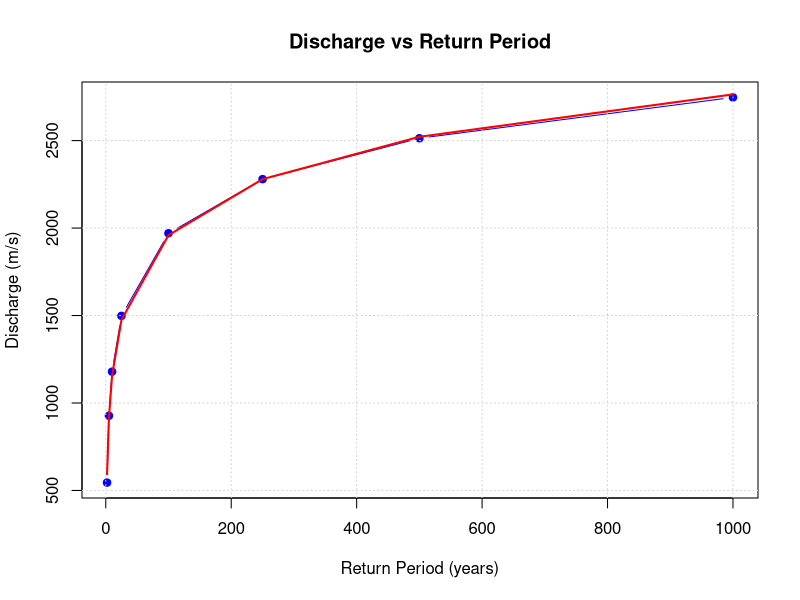

Source code (R):
return_period <- c(2, 5, 10, 25, 100, 250, 500, 1000)
discharge <- c(545, 927, 1179, 1498, 1970.2, 2279.66, 2513.32, 2746.82)
data <- data.frame(Return_Period = return_period, Discharge = discharge)
print(data)
plot(data$Return_Period, data$Discharge, type = "b", col = "blue", pch = 19,
     xlab = "Return Period (years)", ylab = "Discharge (m/s)",
     main = "Discharge vs Return Period")
grid()
model <- lm(Discharge ~ log(Return_Period), data = data)
lines(data$Return_Period, predict(model, data), col = "red", lwd = 2)
summary(model)
